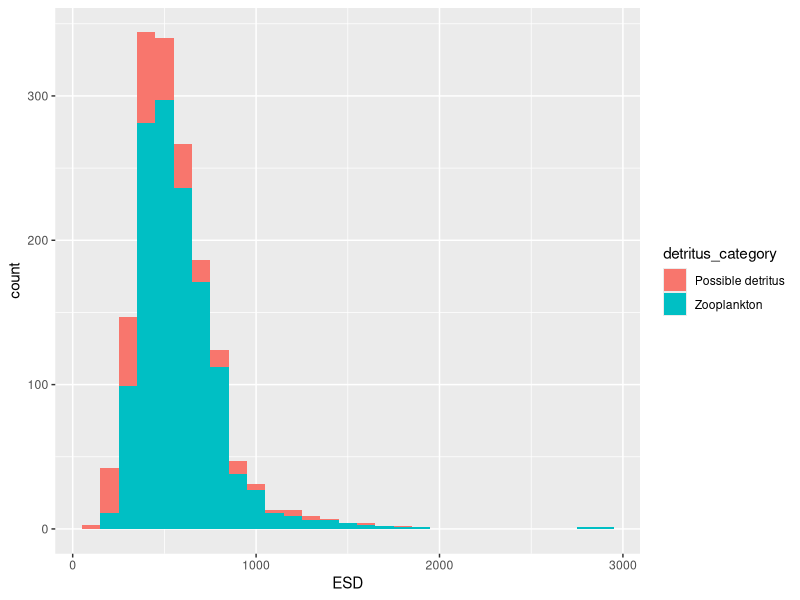
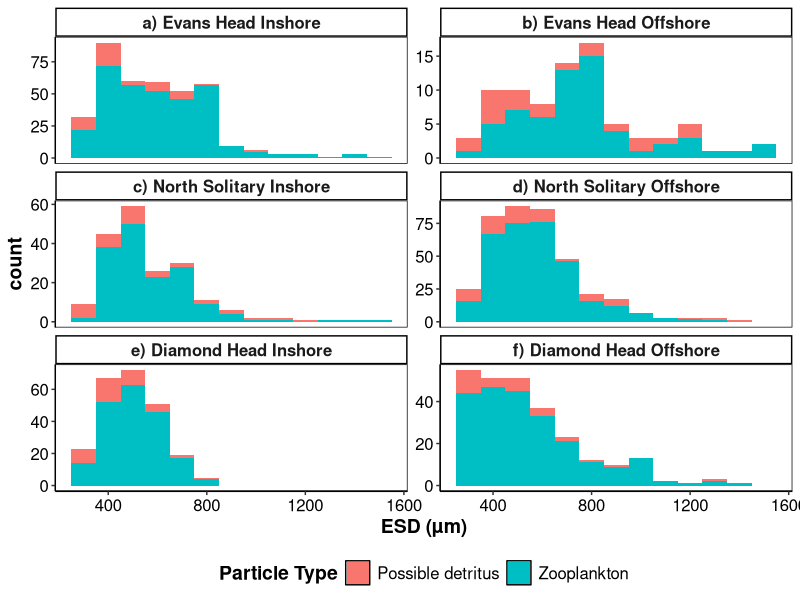
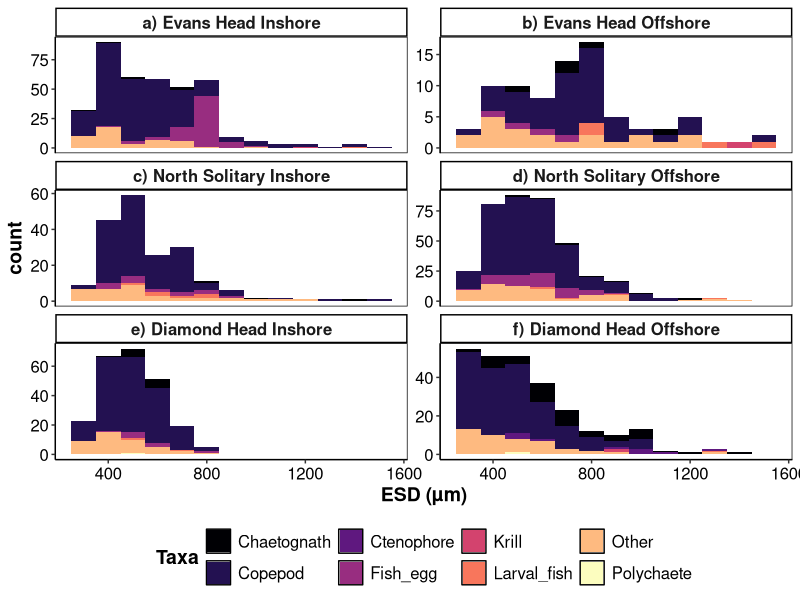
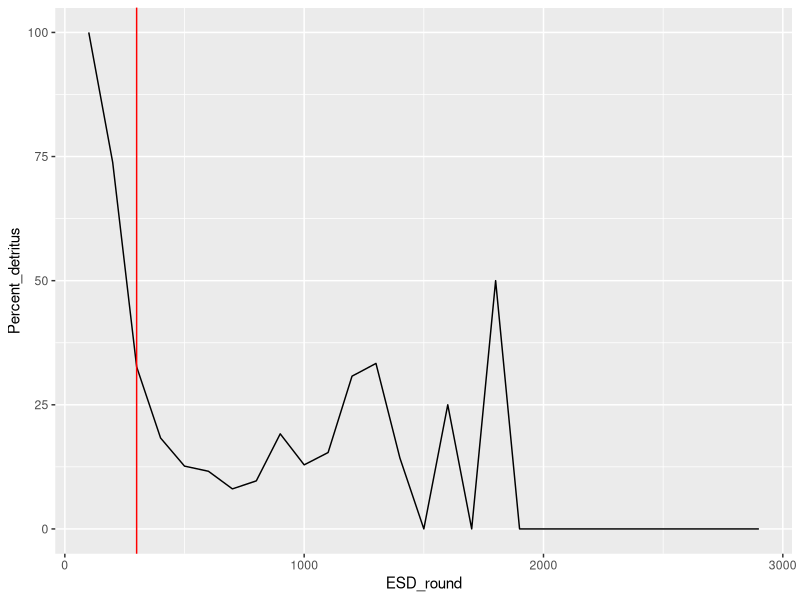
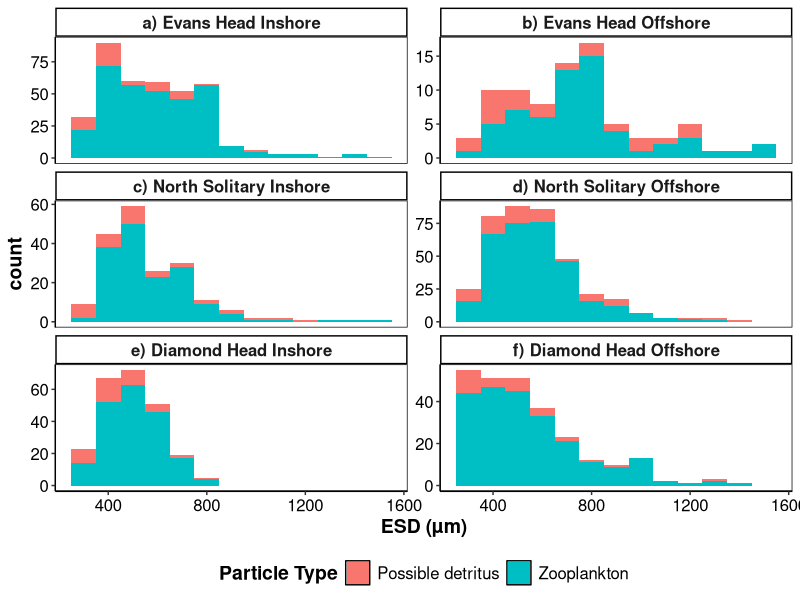
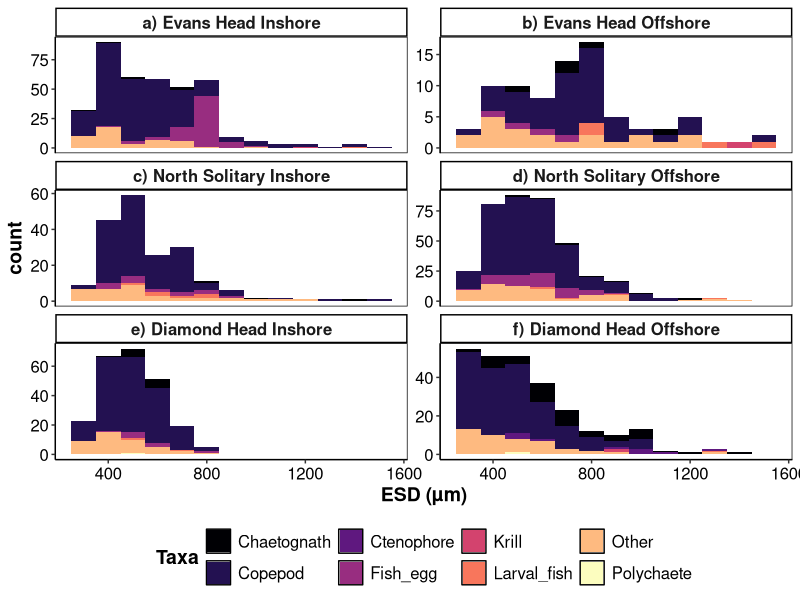

The R script that drew these images, in order: (Note: this script raises an error after producing the figures.)
# Zooscan detritus plots

library(tidyverse)

mydat <- read_csv("Data/zooscan_samples.csv", col_types = "ccncnc") 

mydat_wide <- mydat %>% pivot_wider(names_from = dimension, values_from = measure_mm)

# make ESD using Schilling et al equation
mydat_wide <- mydat_wide %>% mutate(ESD = 2000*(((length*width*width)/8)^(1/3)), 
                                    ESD_round=round(ESD, -2),
                                    detritus_category = case_when(taxa == "Other" ~ "Possible detritus",
                                                                  T ~ "Zooplankton"),
                                    Sample = case_when(Sample == "333_0.5B" ~ "f) Diamond Head Offshore",
                                                       Sample == "338_0.5" ~ "e) Diamond Head Inshore",
                                                      Sample == "340_0.5" ~ "d) North Solitary Offshore",
                                                      Sample == "340_0.25" ~ "d) North Solitary Offshore",
                                                      Sample == "346_0.25" ~ "c) North Solitary Inshore",
                                                      Sample == "433_0.25" ~ "b) Evans Head Offshore",
                                                      Sample == "437_0.25" ~ "a) Evans Head Inshore"),
                                    taxa = case_when(taxa== "other" ~ "Other",
                                                     T ~ taxa))

table(mydat_wide$ESD_round)
table(mydat_wide$detritus_category)



dat_sum <- mydat_wide %>% group_by(ESD_round,detritus_category) %>% summarise(n=n()) %>%
  pivot_wider(names_from = detritus_category, values_from = n, values_fill = 0) %>% 
  mutate(Percent_detritus = (`Possible detritus`/(`Possible detritus`+`Zooplankton`))*100)
#dat_sum$Percent_detritus[1] <- 100


ggplot(mydat_wide, aes(ESD, fill=detritus_category)) + geom_histogram(binwidth=100, position="stack")
ggplot(mydat_wide, aes(ESD, fill=detritus_category)) + geom_histogram(binwidth=100, position="stack") + 
  facet_wrap(~Sample, scales="free_y", ncol = 2) + xlab("ESD (µm)") +
  #geom_vline(xintercept = 300) +
  theme_classic() + theme(legend.position = "bottom",
                          axis.text = element_text(colour="black", size=12),
                          axis.title = element_text(face="bold", size=14),
                          panel.background = element_rect(fill=NA, colour="black"),
                          strip.text = element_text(size=12, face="bold"),
                          legend.title = element_text(face="bold", size=14),
                          legend.text = element_text(size=12))+
  scale_fill_discrete(name="Particle Type")+
  xlim(c(250,1550))
ggsave("detritus plots.png", dpi =600, units="cm", width=21, height=26)

ggplot(mydat_wide, aes(ESD, fill=taxa)) + geom_histogram(binwidth=100, position="stack") + 
  facet_wrap(~Sample, scales="free_y", ncol = 2) + xlab("ESD (µm)") +
  #geom_vline(xintercept = 300) +
  theme_classic() + theme(legend.position = "bottom",
                          axis.text = element_text(colour="black", size=12),
                          axis.title = element_text(face="bold", size=14),
                          panel.background = element_rect(fill=NA, colour="black"),
                          strip.text = element_text(size=12, face="bold"),
                          legend.title = element_text(face="bold", size=14),
                          legend.text = element_text(size=12))+
  xlim(c(250,1550)) + scale_fill_viridis_d(option="magma", name="Taxa")
ggsave("detritus plots2.png", dpi =600, units="cm", width=21, height=26)


summary(mydat_wide$ESD)

ggplot(dat_sum, aes(ESD_round, Percent_detritus)) + geom_line()+ geom_vline(xintercept = 300, col="red")


dat_sum2 <- mydat_wide %>% group_by(Sample, ESD_round,detritus_category) %>% summarise(n=n()) %>%
  pivot_wider(names_from = detritus_category, values_from = n, values_fill = 0) %>% 
  mutate(Percent_detritus = (`possible detritus`/(`possible detritus`+`Not detritus`))*100)

ggplot(dat_sum2, aes(ESD_round, Percent_detritus, col=Sample)) + geom_line()+ geom_vline(xintercept = 300, col="red") +
  xlim(c(0,1000))


Overall_summary <- dat_sum2 %>% group_by(ESD_round) %>% summarise(mean_detritus = mean(Percent_detritus), 
                                                            SD_detritus= sd(Percent_detritus), 
                                                            n=n(),
                                                            SE_detritus =SD_detritus/sqrt(n))
ggplot(Overall_summary, aes(ESD_round, mean_detritus)) + geom_line()+ 
  geom_vline(xintercept = 300, col="red") + 
  geom_errorbar(aes(ymin=mean_detritus-SE_detritus, ymax =mean_detritus+SE_detritus ))+
  ylab("Possible Detritus (% + SE)") + xlab("ESD (um)")
